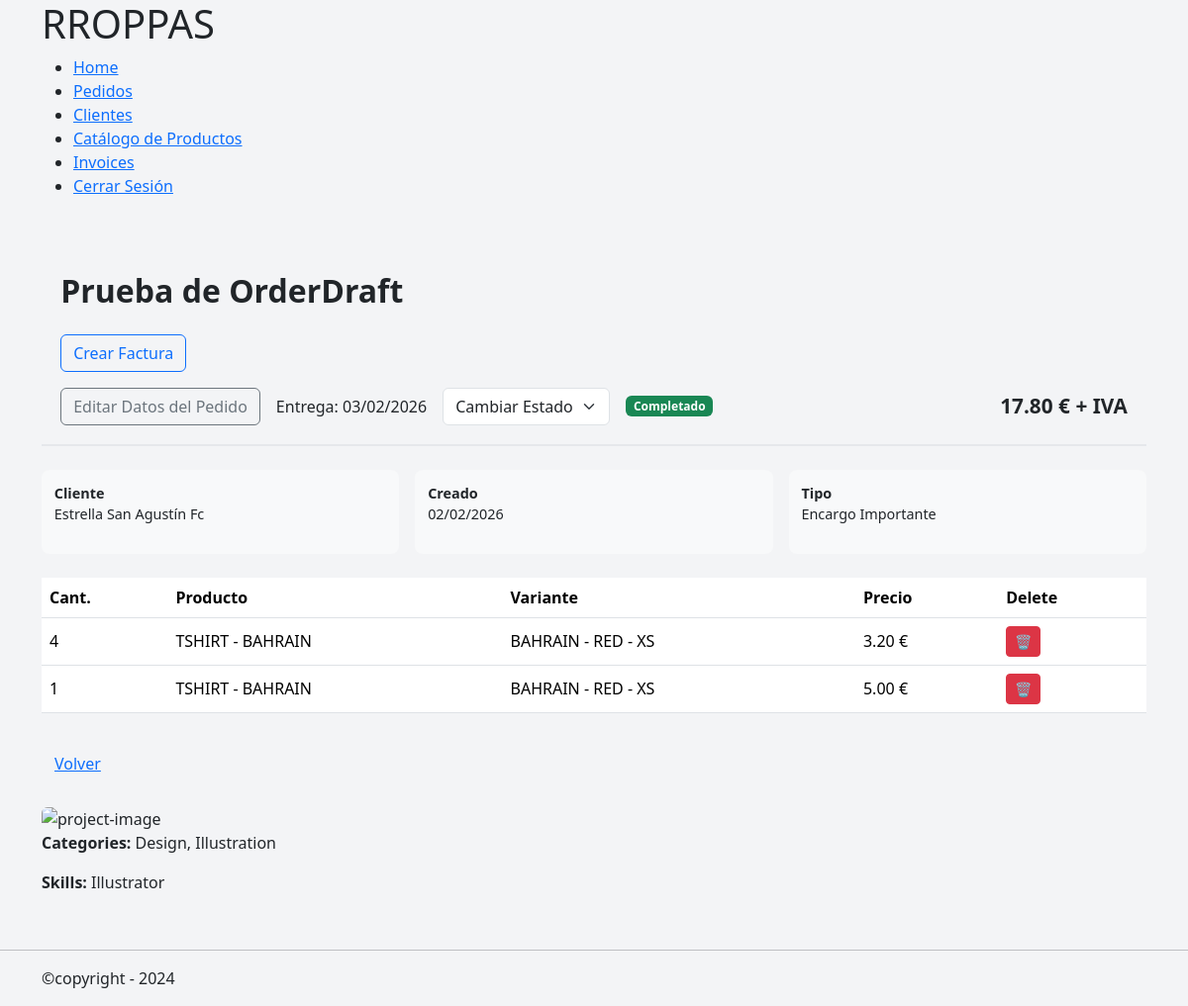
/orders/detail/29 (signed in), run on an earlier commit of the app's database.
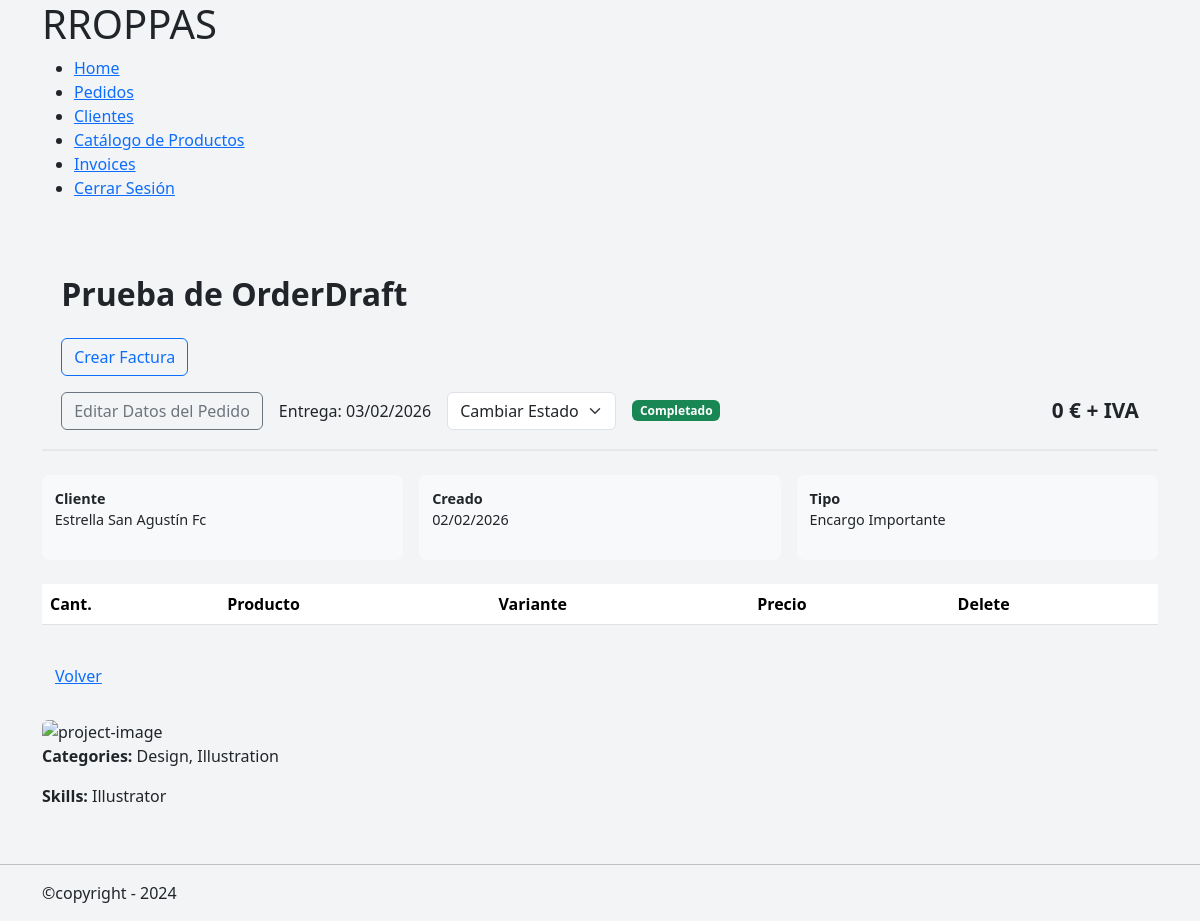
And on a later commit of the database.
### orders/models.py (models this page shows, shortened)
class Order(models.Model):
    class OrderStatus(models.TextChoices):
        RECEIVED = "RECEIVED", "Recibido"
        PENDING_DESIGN = "PENDING_DESIGN", "Pendiente de diseño"
        DESIGN_READY = "DESIGN_READY", "Diseño confirmado"
        IN_PRODUCTION = "IN_PRODUCTION", "En producción"
        COMPLETED = "COMPLETED", "Completado"
        DELIVERED = "DELIVERED", "Entregado"
        CANCELLED = "CANCELLED", "Cancelado"
    class OrderType(models.TextChoices):
        LARGE = 'LARGE', 'Encargo Importante'
        SMALL = 'SMALL', 'Encargo de Mostrador'
    client = models.ForeignKey(
        Client,
        on_delete=models.PROTECT,
        related_name='orders',
    )
    title = models.CharField(
        max_length=50,
        help_text='Descripcion corta del Pedido',
        verbose_name='Nombre del encargo',
    )
    status = models.CharField(
        verbose_name='Estado',
        choices=OrderStatus,
        default=OrderStatus.PENDING_DESIGN,
    )
    order_type =models.CharField(
        verbose_name='Tipo de pedido',
        choices=OrderType,
    )
    notes = models.TextField(blank=True, null=True)
    delivery_date = models.DateField(blank=True, null=True)
    created_at = models.DateTimeField(auto_now_add=True)
    updated_at = models.DateTimeField(auto_now=True)
    sent_at = models.DateField(blank=True, null=True)
    def total_price(self):
        return sum(
            item.unit_price * item.quantity
            for item in self.items.all()
        )
    def status_color(self):
        return {
            self.OrderStatus.RECEIVED: 'secondary',
            self.OrderStatus.PENDING_DESIGN: 'warning',
            self.OrderStatus.DESIGN_READY: 'info',
            self.OrderStatus.IN_PRODUCTION: 'primary',
            self.OrderStatus.COMPLETED: 'success',
            self.OrderStatus.DELIVERED: 'dark',
            self.OrderStatus.CANCELLED: 'danger',
        }.get(self.status, 'secondary')

class OrderItem(models.Model):
    order = models.ForeignKey(
        Order,
        on_delete=models.CASCADE,
        related_name='items',
    )
    product = models.ForeignKey(
        Product,
        on_delete=models.PROTECT,
    )
    variant = models.ForeignKey(
        ProductVariant,
        on_delete=models.PROTECT,
    )
    quantity = models.PositiveIntegerField(
        default=1,
    )
    unit_price = models.DecimalField(
        max_digits=10,
        decimal_places=2,
        help_text="Precio unitario sin IVA",
        verbose_name='Precio presupuestado',
    )
    notes = models.CharField(
        max_length=255,
        blank=True,
    )

### products/models.py (models this page shows, shortened)
class Product(models.Model):
    class PrintType(models.TextChoices):
        DTF = "DTF", "DTF"
        NONE = "NONE", "Sin personalización"
    class ClotheType(models.TextChoices):
        TSHIRT = "TSHIRT", "Camiseta"
        HOODIE = "HOODIE", "Sudadera"
        PANTS = "PANTS", "Pantalón"
        OTHER = "OTHER", "Otros"
    model = models.CharField(
        verbose_name= 'Modelo del Producto',
        max_length=100,
        unique=True
    )
    sku = models.CharField(
        max_length=50,
        blank=True,
        help_text="Referencia interna (opcional)",
    )
    allowed_print = models.CharField(
        max_length=10,
        choices=PrintType.choices,
        default=PrintType.DTF
    )
    type = models.CharField(
        max_length=20,
        choices=ClotheType.choices,
    )
    image = models.ImageField(
        upload_to='products/products_files',
        blank=True,
        null=True,
    )
    model_url = models.URLField(
        blank=True,
        null= True,
    )
    cost_price = models.DecimalField(
        max_digits=10,
        decimal_places=2,
        blank=True,
        null=True,
    )
    created_at = models.DateTimeField(auto_now_add=True)
    updated_at = models.DateTimeField(auto_now=True)
    class Meta:
        ordering = ["model"]
        verbose_name = "Producto"
        verbose_name_plural = "Productos"
    def __str__(self):
        parts = [self.type]
        parts.append(self.model)
        return " - ".join(parts)

class ProductVariant(models.Model):
    product = models.ForeignKey(
        Product,
        on_delete=models.CASCADE,
        related_name='variants'
    )
    color = models.CharField(
        max_length=60,
    )
    size = models.CharField(
        max_length=30,
    )
    sku = models.CharField(
        max_length=50,
        blank=True,
        help_text="Referencia interna (opcional)",
    )
    stock = models.IntegerField(default=0, help_text="Stock opcional por variante")
    class Meta:
        unique_together = ("product", "color", "size")
        ordering = ["product", "color", "size"]
        verbose_name = "Variante de Producto"
        verbose_name_plural = "Variantes de Producto"
    def __str__(self):
        parts = [self.product.model]
        if self.color:
            parts.append(self.color)
        if self.size:
            parts.append(self.size)
        return " - ".join(parts)

### clients/models.py (models this page shows, shortened)
class Client(models.Model):
    TIPOS_CLIENTE = [
        ("club deportivo", "Club deportivo"),
        ("colegio", "Colegio"),
        ("ayuntamiento", "Ayuntamiento"),
        ("universidad", "Universidad"),
        ("empresa", "Empresa"),
        ("particular", "Particular"),
    ]
    name = models.CharField(
        verbose_name='Nombre',
        max_length=255,
    )
    tipo = models.CharField(
        verbose_name='Tipo de Cliente',
        choices=TIPOS_CLIENTE
    )
    cif_nif = models.CharField(
        verbose_name='CIF/NIF',
        max_length=20,
        blank=True,
        null=True,
    )
    t_number = models.CharField(
        verbose_name='Nº teléfono',
        max_length=30,
        null=True,
        blank=True
    )
    email= models.EmailField(
        blank=True,
    )
    direccion=models.TextField(
        verbose_name='Direccion',
        max_length=100,
        blank=True,
        null=True,
    )
    other=models.TextField(
        verbose_name='Otra información',
        blank=True,
        null=True,
    )
    created_at=models.DateTimeField(
        verbose_name='Fecha de Creación',
        default=timezone.now,
        )
    def __str__(self):
        return self.name

### orders/views.py (the view, shortened to what this page needs)
# urls.py: path('detail/<pk>', OrderDetailView.as_view(), name='order_detail'),
@method_decorator(login_required, name='dispatch')
class OrderDetailView(DetailView):
    model = Order
    template_name = 'orders/order_detail.html'

### mini_erp/templates/orders/order_detail.html (shortened to what this page needs)
{% extends "general/layout.html" %}
{% block contenido %}
{% load static %}
<link rel="stylesheet" href="https://cdnjs.cloudflare.com/ajax/libs/font-awesome/5.12.1/css/all.min.css" />
<link rel="stylesheet" href="{% static 'orders/css/orders.css' %}">
<div class="container">
    <div class="order-header">
        <h2>{{ object.title }}</h2>
        <p><a href="{% url 'invoices:create_invoice' object.pk %}" class="btn btn-outline-primary mt-4">Crear Factura</a></p>
        <div class="order-meta">
            <a href="{% url 'orders:order_update' object.pk %}" class="btn btn-outline-secondary">
                Editar Datos del Pedido
            </a>
            <span class="order-delivery">
                Entrega: {{ object.delivery_date|date:"d/m/Y" }}
            </span>
            {% if object.status == 'COMPLETED' %}
              <span>
                    <form method="post" action="{% url 'orders:change_status' object.pk %}">
                        <select name="status" class="form-select w-auto" onchange="this.form.submit()">
                            <option disabled selected>Cambiar Estado</option>
                        </select>
                    </form>
                </span>
            {% endif %}
            <span class="badge bg-{{ object.status_color }}">
                {{ object.get_status_display }}
            </span>
            <span class="order-total">
                {{ object.total_price }} € + IVA
            </span>
        </div>
    </div>
    <div class="order-info-grid">
        <div class="info-card">
            <strong>Cliente</strong>
            <p>{{ object.client }}</p>
        </div>
        <div class="info-card">
            <strong>Creado</strong>
            <p>{{ object.created_at|date:"d/m/Y" }}</p>
        </div>
        <div class="info-card">
            <strong>Tipo</strong>
            <p>{{ object.get_order_type_display }}</p>
        </div>
    </div>
</div>
<div class="container">
    <table class="table order-items-table">
    <thead>
        <tr>
            <th>Cant.</th>
            <th>Producto</th>
            <th>Variante</th>
            <th>Precio</th>
            <th>Delete</th>
        </tr>
    </thead>
    <tbody>
        {% for item in object.items.all %}
        <tr>
            <td>{{ item.quantity }}</td>
            <td>{{ item.product }}</td>
            <td>{{ item.variant }}</td>
            <td>{{ item.unit_price }} €</td>
            <td>
                <form method="post" style="display:inline;">
                            <button class="btn btn-danger btn-sm">
                                🗑
                            </button>
                </form>
            </td>
        </tr>
        {% endfor %}
    </tbody>
    </table>
    <div class="order-actions">
            <a href="{% url 'orders:orders' %}" class="btn btn-link">
            Volver
            </a>
    </div>
</div>
    <div class="container mt-4">
        <div class="row">
            <div class="col-md-7">
                <img src="https://www.bootdey.com/image/400x300/FFB6C1/000000" alt="project-image" class="rounded">
                <div class="project-info-box">
                    <p><b>Categories:</b> Design, Illustration</p>
                    <p><b>Skills:</b> Illustrator</p>
                </div>
            </div>
        </div>
    </div>
{% endblock %}

What changed in the data, as far as the page shows it:
removed OrderItem: quantity "4", product "TSHIRT - BAHRAIN", variant "BAHRAIN - RED - XS", unit_price "3.20"
removed OrderItem: quantity "1", product "TSHIRT - BAHRAIN", variant "BAHRAIN - RED - XS", unit_price "5.00"
computed for Order "Prueba de OrderDraft": total_price "17.80" → "0"
